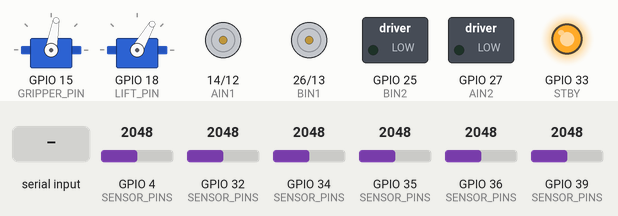
Bench run of a sketch on a simulated ESP32. Parts: 2 × servo, direction and speed pins drawn as motors (green arrow = direction pin HIGH = forward, orange = LOW = backward, longer = more drive, stopped while the standby pin is LOW), switched loads named in the sketch (green lamp = pin HIGH), output pins drawn as LEDs (lit = HIGH). The test bench sets the inputs (shaded band); at power-on: GPIO 4 (SENSOR_PINS) = 2048, GPIO 32 (SENSOR_PINS) = 2048, GPIO 34 (SENSOR_PINS) = 2048, GPIO 35 (SENSOR_PINS) = 2048, GPIO 36 (SENSOR_PINS) = 2048, GPIO 39 (SENSOR_PINS) = 2048. Nothing arrives over Bluetooth unless stated.

Above: at 1.2 s.
1.3 s: "ON\n" received over the second serial link
At 1.8 s:
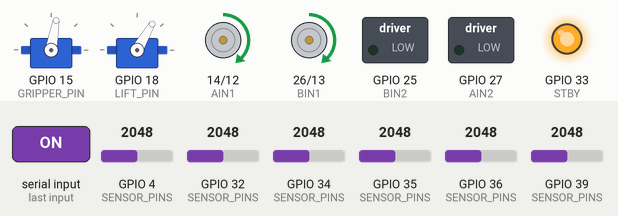
2.8 s: "OFF\n" received over the second serial link
At 4.0 s:
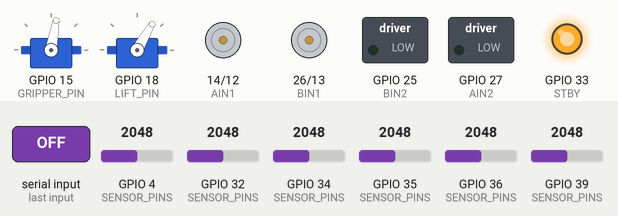
Timing chart, 0 to 5.8 s (numbered marks = the images above; inputs shaded):
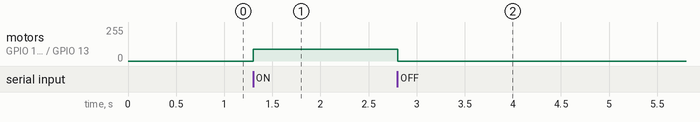

Measured:
- after the input at 1.3 s, motor on GPIO 14 (AIN1) / GPIO 12 (PWMA), motor on GPIO 26 (BIN1) / GPIO 13 (PWMB): stopped → forward 90/255 at once
- after the input at 2.8 s, motor on GPIO 14 (AIN1) / GPIO 12 (PWMA), motor on GPIO 26 (BIN1) / GPIO 13 (PWMB): forward 90/255 → stopped at once

The sketch:

stage1.ino
```cpp
// ================================================================
// CLASH BOT — Stage 1
// Line following + colour detection + autonomous pick sequence
// Hardware : ESP32 · TCS3200 · 8-array IR · TB6612FNG · SG90 · MG995
// ================================================================

#include <Arduino.h>
#include <QTRSensors.h>
#include <BluetoothSerial.h>
#include <ESP32Servo.h>

// ----------------------------------------------------------------
// Pin Definitions
// ----------------------------------------------------------------

// Motor driver (TB6612FNG)
#define PWMA   12
#define AIN1   14
#define AIN2   27
#define PWMB   13
#define BIN1   26
#define BIN2   25
#define STBY   33

// Colour sensor (TCS3200)
#define S0       17
#define S1       16
#define S2        2
#define S3       19
#define OUT_PIN  21

// Ultrasonic sensor (HC-SR04)
#define TRIG_PIN  22
#define ECHO_PIN  23

// Servo pins
#define GRIPPER_PIN  15
#define LIFT_PIN     18

// ----------------------------------------------------------------
// Line Sensor Configuration
// ----------------------------------------------------------------

QTRSensors qtr;
const uint8_t  SENSOR_COUNT              = 6;
const uint8_t  SENSOR_PINS[SENSOR_COUNT] = {36, 4, 39, 34, 35, 32};
uint16_t       sensorValues[SENSOR_COUNT];
const uint16_t THRESHOLD                 = 4090;

// ----------------------------------------------------------------
// Motion Parameters
// ----------------------------------------------------------------

const int BASE_SPEED   = 90;
const int TURN_SPEED   = 110;
const int TURN_REVERSE = 100;
const int MIN_SPEED    = 60;

// ----------------------------------------------------------------
// Colour Calibration Ranges
// ----------------------------------------------------------------

struct ColourRange { int rMin, rMax, gMin, gMax, bMin, bMax; };

const ColourRange RED   = {30,  45,  80, 110, 60, 75};
const ColourRange GREEN = {50,  70,  45,  65, 55, 75};
const ColourRange BLUE  = {80, 110,  70,  90, 35, 60};

// ----------------------------------------------------------------
// Servo Positions
// ----------------------------------------------------------------

const int GRIP_OPEN  = 80;
const int GRIP_CLOSE = 150;
const int LIFT_UP    = 60;
const int LIFT_DOWN  = 26;

// ----------------------------------------------------------------
// State
// ----------------------------------------------------------------

BluetoothSerial BT;
Servo gripServo, liftServo;

bool systemOn = false;
bool picked   = false;

unsigned long lastLineTime     = 0;
const unsigned long GAP_TIME   = 400;
int lastDir = 0;

// ----------------------------------------------------------------
// Motor Control
// ----------------------------------------------------------------

void drive(int left, int right) {
  left  = constrain(left,  -255, 255);
  right = constrain(right, -255, 255);

  if (abs(left)  < MIN_SPEED && left  != 0) left  = (left  > 0) ? MIN_SPEED : -MIN_SPEED;
  if (abs(right) < MIN_SPEED && right != 0) right = (right > 0) ? MIN_SPEED : -MIN_SPEED;

  digitalWrite(AIN1, left  >= 0); digitalWrite(AIN2, left  < 0);
  digitalWrite(BIN1, right >= 0); digitalWrite(BIN2, right < 0);
  analogWrite(PWMA, abs(left));
  analogWrite(PWMB, abs(right));
}

void stopBot() { drive(0, 0); }

// ----------------------------------------------------------------
// Sensor Reads
// ----------------------------------------------------------------

int getDistance() {
  digitalWrite(TRIG_PIN, LOW);  delayMicroseconds(2);
  digitalWrite(TRIG_PIN, HIGH); delayMicroseconds(10);
  digitalWrite(TRIG_PIN, LOW);
  long t = pulseIn(ECHO_PIN, HIGH, 4000);
  return (t == 0) ? 999 : (int)(t * 0.034 / 2);
}

void readColour(int &R, int &G, int &B) {
  digitalWrite(S2, LOW);  digitalWrite(S3, LOW);  R = pulseIn(OUT_PIN, LOW);
  digitalWrite(S2, HIGH); digitalWrite(S3, HIGH); G = pulseIn(OUT_PIN, LOW);
  digitalWrite(S2, LOW);  digitalWrite(S3, HIGH); B = pulseIn(OUT_PIN, LOW);
}

String getColour(int R, int G, int B) {
  if (R>=RED.rMin   && R<=RED.rMax   && G>=RED.gMin   && G<=RED.gMax   && B>=RED.bMin   && B<=RED.bMax)   return "RED";
  if (R>=GREEN.rMin && R<=GREEN.rMax && G>=GREEN.gMin && G<=GREEN.gMax && B>=GREEN.bMin && B<=GREEN.bMax) return "GREEN";
  if (R>=BLUE.rMin  && R<=BLUE.rMax  && G>=BLUE.gMin  && G<=BLUE.gMax  && B>=BLUE.bMin  && B<=BLUE.bMax)  return "BLUE";
  return "UNKNOWN";
}

// ----------------------------------------------------------------
// Line Following
// ----------------------------------------------------------------

void readSensors() { qtr.read(sensorValues); }

void followLine() {
  bool left  = sensorValues[0] > THRESHOLD || sensorValues[1] > THRESHOLD;
  bool mid   = sensorValues[2] > THRESHOLD && sensorValues[3] > THRESHOLD;
  bool right = sensorValues[4] > THRESHOLD || sensorValues[5] > THRESHOLD;

  if (mid) {
    drive(BASE_SPEED, BASE_SPEED); lastDir = 0; lastLineTime = millis();
  } else if (left) {
    drive(-TURN_REVERSE, TURN_SPEED); lastDir = -1; lastLineTime = millis();
  } else if (right) {
    drive(TURN_SPEED, -TURN_REVERSE); lastDir = 1; lastLineTime = millis();
  } else {
    if (millis() - lastLineTime < GAP_TIME) drive(BASE_SPEED, BASE_SPEED);
    else if (lastDir == -1) drive(-90,  90);
    else if (lastDir ==  1) drive( 90, -90);
    else                    drive( 90,  90);
  }
}

// ----------------------------------------------------------------
// Pick Sequence
// ----------------------------------------------------------------

void pick() {
  stopBot(); delay(300);
  for (int i = LIFT_UP;   i >= LIFT_DOWN;  i--) { liftServo.write(i); delay(15); }
  for (int i = GRIP_OPEN; i <= GRIP_CLOSE; i++) { gripServo.write(i); delay(15); }
  for (int i = LIFT_DOWN; i <= LIFT_UP;    i++) { liftServo.write(i); delay(15); }
  picked = true;
}

// ----------------------------------------------------------------
// Bluetooth
// ----------------------------------------------------------------

void handleBT() {
  if (!BT.available()) return;
  String cmd = BT.readStringUntil('\n'); cmd.trim();
  if (cmd == "ON")  systemOn = true;
  if (cmd == "OFF") { systemOn = false; stopBot(); }
}

// ----------------------------------------------------------------
// Setup & Loop
// ----------------------------------------------------------------

void setup() {
  Serial.begin(115200);
  BT.begin("CLASH_Bot_S1");

  pinMode(AIN1, OUTPUT); pinMode(AIN2, OUTPUT);
  pinMode(BIN1, OUTPUT); pinMode(BIN2, OUTPUT);
  pinMode(PWMA, OUTPUT); pinMode(PWMB, OUTPUT);
  pinMode(STBY, OUTPUT); digitalWrite(STBY, HIGH);
  pinMode(TRIG_PIN, OUTPUT); pinMode(ECHO_PIN, INPUT);

  qtr.setTypeAnalog();
  qtr.setSensorPins(SENSOR_PINS, SENSOR_COUNT);

  gripServo.attach(GRIPPER_PIN);
  liftServo.attach(LIFT_PIN);
  liftServo.write(LIFT_UP);
  gripServo.write(GRIP_OPEN);
}

void loop() {
  handleBT();
  if (!systemOn) { stopBot(); return; }
  readSensors();
  followLine();
}
```
